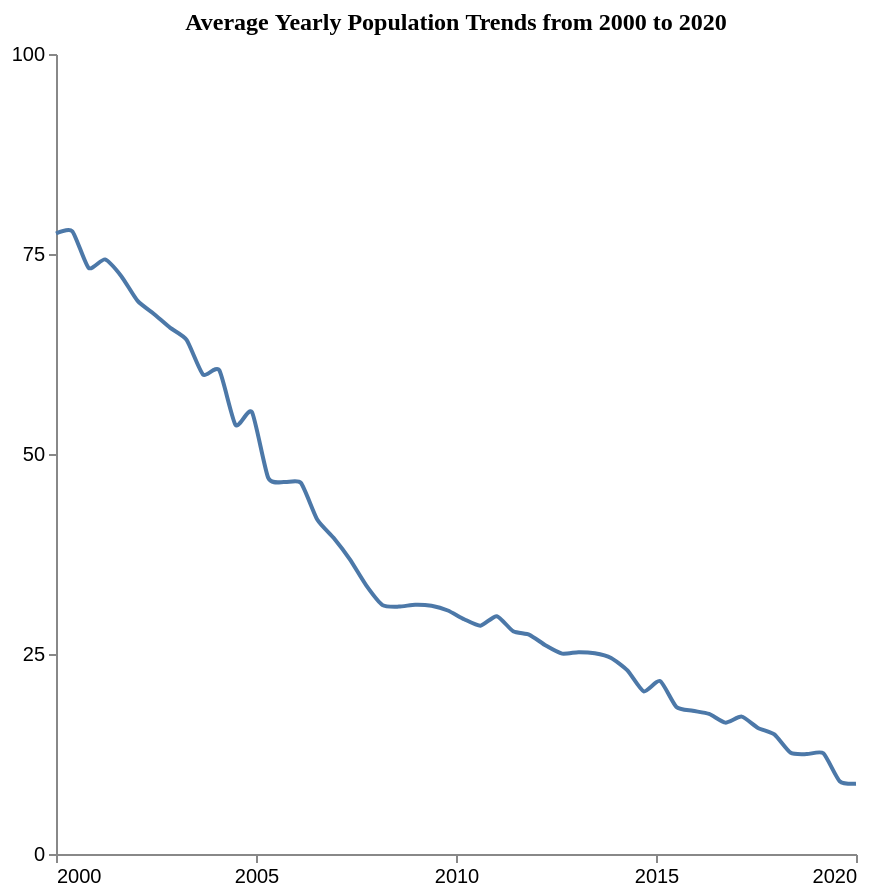

Write the Vega-Lite specification saved for this chart.
### Vega-Lite specification from a JSON file in a GitHub repository (floating-point values rounded to 4 significant figures)
{"$schema": "https://vega.github.io/schema/vega-lite/v5.json", "description": "Pattern: downward", "data": {"values": [{"X": 2000.0, "Y": 77.56}, {"X": 2000.0, "Y": 77.84}, {"X": 2001.0, "Y": 73.26}, {"X": 2001.0, "Y": 74.32}, {"X": 2002.0, "Y": 72.23}, {"X": 2002.0, "Y": 69.14}, {"X": 2002.0, "Y": 67.51}, {"X": 2003.0, "Y": 65.76}, {"X": 2003.0, "Y": 64.25}, {"X": 2004.0, "Y": 59.95}, {"X": 2004.0, "Y": 60.47}, {"X": 2004.0, "Y": 53.62}, {"X": 2005.0, "Y": 55.25}, {"X": 2005.0, "Y": 47.01}, {"X": 2006.0, "Y": 46.49}, {"X": 2006.0, "Y": 46.4}, {"X": 2007.0, "Y": 41.82}, {"X": 2007.0, "Y": 39.53}, {"X": 2007.0, "Y": 36.83}, {"X": 2008.0, "Y": 33.58}, {"X": 2008.0, "Y": 31.12}, {"X": 2009.0, "Y": 30.92}, {"X": 2009.0, "Y": 31.16}, {"X": 2009.0, "Y": 31.03}, {"X": 2010.0, "Y": 30.44}, {"X": 2010.0, "Y": 29.34}, {"X": 2011.0, "Y": 28.54}, {"X": 2011.0, "Y": 29.73}, {"X": 2011.0, "Y": 27.84}, {"X": 2012.0, "Y": 27.4}, {"X": 2012.0, "Y": 26.06}, {"X": 2013.0, "Y": 25.05}, {"X": 2013.0, "Y": 25.23}, {"X": 2013.0, "Y": 25.09}, {"X": 2014.0, "Y": 24.51}, {"X": 2014.0, "Y": 22.95}, {"X": 2015.0, "Y": 20.32}, {"X": 2015.0, "Y": 21.62}, {"X": 2016.0, "Y": 18.39}, {"X": 2016.0, "Y": 17.91}, {"X": 2016.0, "Y": 17.51}, {"X": 2017.0, "Y": 16.42}, {"X": 2017.0, "Y": 17.17}, {"X": 2018.0, "Y": 15.76}, {"X": 2018.0, "Y": 14.96}, {"X": 2018.0, "Y": 12.65}, {"X": 2019.0, "Y": 12.49}, {"X": 2019.0, "Y": 12.59}, {"X": 2020.0, "Y": 9.102}, {"X": 2020.0, "Y": 8.778}]}, "mark": {"type": "line", "interpolate": "cardinal", "tension": 0.4}, "encoding": {"x": {"field": "X", "type": "quantitative", "title": "", "axis": {"grid": false, "format": "d", "values": [2000, 2005, 2010, 2015, 2020], "tickSize": 4}, "scale": {"domain": [2000, 2020]}}, "y": {"field": "Y", "type": "quantitative", "title": "", "axis": {"grid": false, "format": "d", "values": [0, 25, 50, 75, 100], "tickSize": 4, "tickOpacity": 1}, "scale": {"domain": [0, 100]}}}, "title": {"text": "Average Yearly Population Trends from 2000 to 2020", "anchor": "middle", "font": "Tahoma", "fontSize": 12}, "config": {"lineBreak": "^", "view": {"stroke": null}}, "height": 400, "width": 400, "autosize": "pad"}
